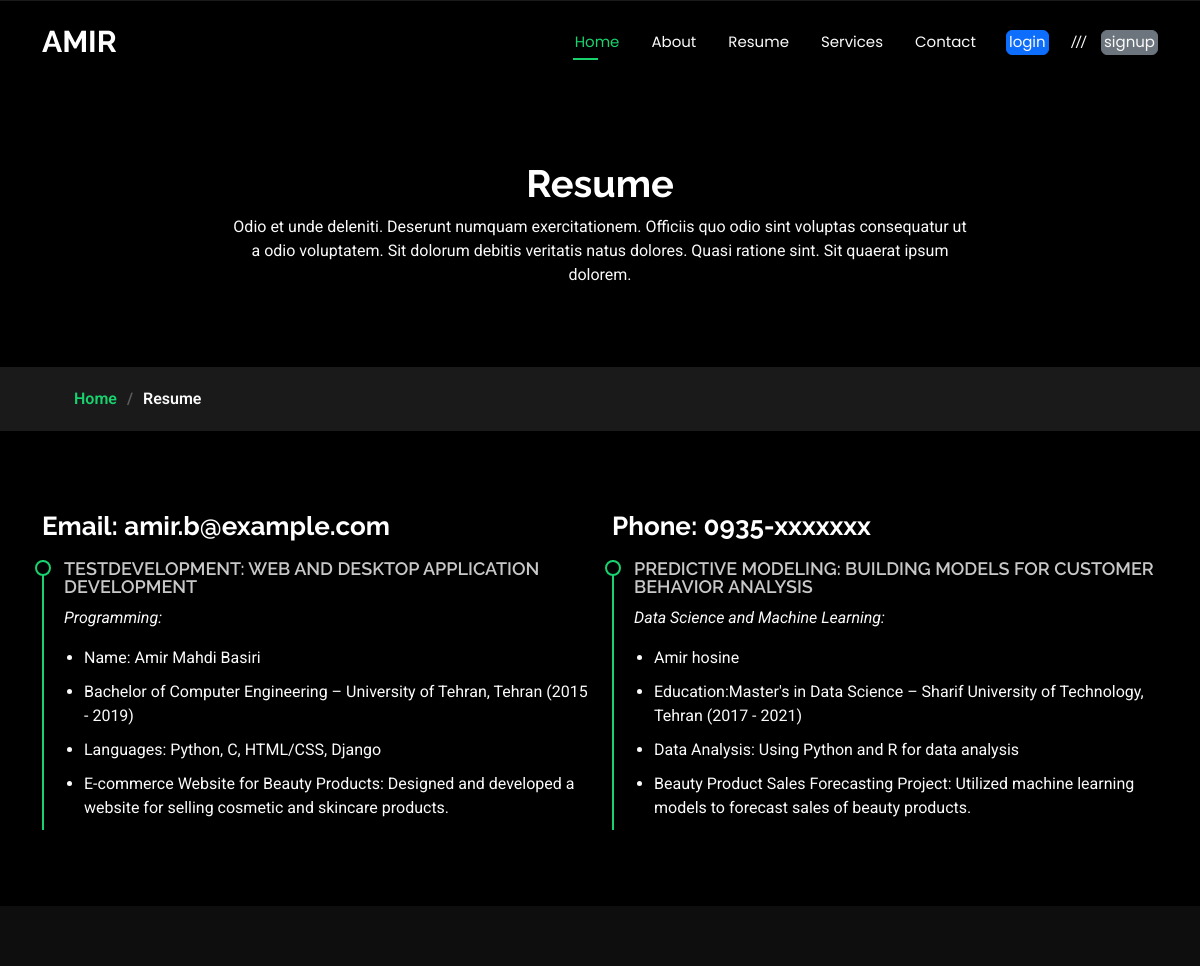
Screenshot of /resume/ with the database file from the repository.
### root/models.py (models this page shows, shortened)
class Resume(models.Model):
    NAME = models.CharField(max_length=100, default="test")
    TITLE = models.CharField(max_length=100, default="test")
    SUBJECT = models.CharField(max_length=100, default="test")
    FIRST_TEXT = models.CharField(max_length=100, default="test")
    SECOND_TEXT = models.CharField(max_length=100, default="test")
    THIRD_TEXT = models.CharField(max_length=100, default="test")
    DESCRIPTION = models.TextField(default="test")
    scheduled = models.DateTimeField(default=timezone.now)
    status = models.BooleanField(default=False)
    created_at = models.DateTimeField(auto_now_add=True)
    updated_at = models.DateTimeField(auto_now=True)
    class Meta:
        ordering = ('created_at',)

### root/views.py (the view)
# urls.py: path('resume/', resume, name='resume'),
def resume(request):
    resumes = Resume.objects.filter(status=True)
    return render(request, "root/resume.html", {"resumes": resumes})

### templates/root/resume.html (shortened to what this page needs)
{% extends "base.html" %}
{% load static %}
{% block 'content' %}
  <main class="main">
    <div class="page-title" data-aos="fade">
      <div class="heading">
        <div class="container">
          <div class="row d-flex justify-content-center text-center">
            <div class="col-lg-8">
              <h1>Resume</h1>
              <p class="mb-0">Odio et unde deleniti. Deserunt numquam exercitationem. Officiis quo odio sint voluptas consequatur ut a odio voluptatem. Sit dolorum debitis veritatis natus dolores. Quasi ratione sint. Sit quaerat ipsum dolorem.</p>
            </div>
          </div>
        </div>
      </div>
      <nav class="breadcrumbs">
        <div class="container">
          <ol>
            <li><a href="{% url 'root:home' %}">Home</a></li>
            <li class="current">Resume</li>
          </ol>
        </div>
      </nav>
    </div>
    <section id="resume" class="resume section">
      <div class="container">
        <div class="row">
          {% for resume in resumes %}
          <div class="col-lg-6" data-aos="fade-up" data-aos-delay="200">
            <h3 class="resume-title">{{resume.NAME}}</h3>
            <div class="resume-item">
              <h4>{{resume.TITLE}}</h4>
              <p><em>{{resume.SUBJECT}}</em></p>
              <ul>
                <li>{{resume.FIRST_TEXT}}</li>
                <li>{{resume.SECOND_TEXT}}</li>
                <li>{{resume.THIRD_TEXT}}</li>
                <li>{{resume.DESCRIPTION}}</li>
              </ul>
            </div>
          </div>
          {% endfor %}
        </div>
      </div>
    </section>
  </main>
  {% endblock 'content' %}

### static/assets/css/main.css (style rules this page uses)
:root { --default-font: "Roboto", system-ui, -apple-system, "Segoe UI", Roboto, "Helvetica Neue", Arial, "Noto Sans", "Liberation Sans", sans-serif, "Apple Color Emoji", "Segoe UI Emoji", "Segoe UI Symbol", "Noto Color Emoji"; --heading-font: "Raleway", sans-serif; --nav-font: "Poppins", sans-serif; }
:root { --background-color: #000000; --default-color: #fafafa; --heading-color: #ffffff; --accent-color: #18d26e; --surface-color: #1a1a1a; --contrast-color: #000000; }
:root { --nav-color: #fafafa; --nav-hover-color: #18d26e; --nav-mobile-background-color: #1a1a1a; --nav-dropdown-background-color: #1a1a1a; --nav-dropdown-color: #fafafa; --nav-dropdown-hover-color: #18d26e; }
:root { scroll-behavior: smooth; }
body { color: var(--default-color); background-color: var(--background-color); font-family: var(--default-font); }
a { color: var(--accent-color); text-decoration: none; transition: 0.3s; }
h1, h2, h3, h4, h5, h6 { color: var(--heading-color); font-family: var(--heading-font); }
.page-title { color: var(--default-color); background-color: var(--background-color); position: relative; }
.page-title .heading { padding: 160px 0 80px 0; border-top: 1px solid color-mix(in srgb, var(--default-color), transparent 90%); }
.page-title .heading h1 { font-size: 38px; font-weight: 700; }
.page-title nav { background-color: color-mix(in srgb, var(--default-color), transparent 90%); padding: 20px 0; }
.page-title nav ol { display: flex; flex-wrap: wrap; list-style: none; margin: 0; font-size: 16px; font-weight: 600; }
.page-title nav ol li+li { padding-left: 10px; }
.page-title nav ol li+li::before { content: "/"; display: inline-block; padding-right: 10px; color: color-mix(in srgb, var(--default-color), transparent 70%); }
section, .section { color: var(--default-color); background-color: var(--background-color); padding: 60px 0; scroll-margin-top: 100px; overflow: clip; }
.resume .resume-title { color: var(--heading-color); font-size: 26px; font-weight: 700; margin-top: 20px; margin-bottom: 20px; }
.resume .resume-item { padding: 0 0 20px 20px; margin-top: -2px; border-left: 2px solid var(--accent-color); position: relative; }
.resume .resume-item h4 { line-height: 18px; font-size: 18px; font-weight: 600; text-transform: uppercase; color: color-mix(in srgb, var(--default-color), transparent 20%); margin-bottom: 10px; }
.resume .resume-item ul { padding-left: 20px; }
.resume .resume-item ul li { padding-bottom: 10px; }
.resume .resume-item:last-child { padding-bottom: 0; }
.resume .resume-item::before { content: ""; position: absolute; width: 16px; height: 16px; border-radius: 50px; left: -9px; top: 0; background: var(--background-color); border: 2px solid var(--accent-color); }

### rows the page displays
Resume: NAME "Email: amir.b@example.com", TITLE "TESTDEVELOPMENT: WEB AND DESKTOP APPLICATION DEVELOPMENT", SUBJECT "Programming:", FIRST_TEXT "Name: Amir Mahdi Basiri", SECOND_TEXT "Bachelor of Computer Engineering – University of Tehran, Tehran (2015 - 2019)", THIRD_TEXT "Languages: Python, C, HTML/CSS, Django", DESCRIPTION "E-commerce Website for Beauty Products: Designed and developed a website for selling cosmetic and skincare products."
Resume: NAME "Phone: 0935-xxxxxxx", TITLE "PREDICTIVE MODELING: BUILDING MODELS FOR CUSTOMER BEHAVIOR ANALYSIS", SUBJECT "Data Science and Machine Learning:", FIRST_TEXT "Amir hosine", SECOND_TEXT "Education:Master's in Data Science – Sharif University of Technology, Tehran (2017 - 2021)", THIRD_TEXT "Data Analysis: Using Python and R for data analysis", DESCRIPTION "Beauty Product Sales Forecasting Project: Utilized machine learning models to forecast sales of beauty products."
